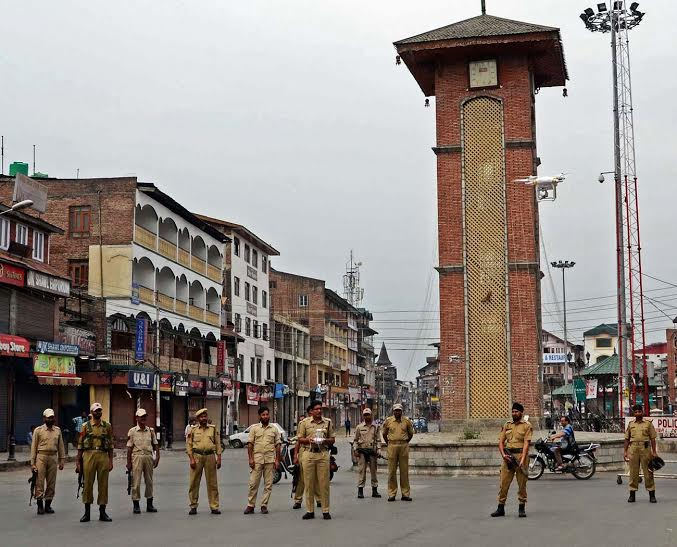
#> input picture images/ct1.jpg, 677 x 547 px
$ python imgCmp.py
#> lines starting #> are read from the running program, lines starting #| are printed output that depends on the picture; long printed decimals are rounded
import cv2
import numpy as np

print("Exec Started")
originalImage = cv2.imread("images/ct1.jpg")
#> originalImage is the input picture: shape (547, 677, 3); mean B, G, R 135, 140.2, 147.7
imageToCompare = cv2.imread("images/ct1_bluInverted.jpg")
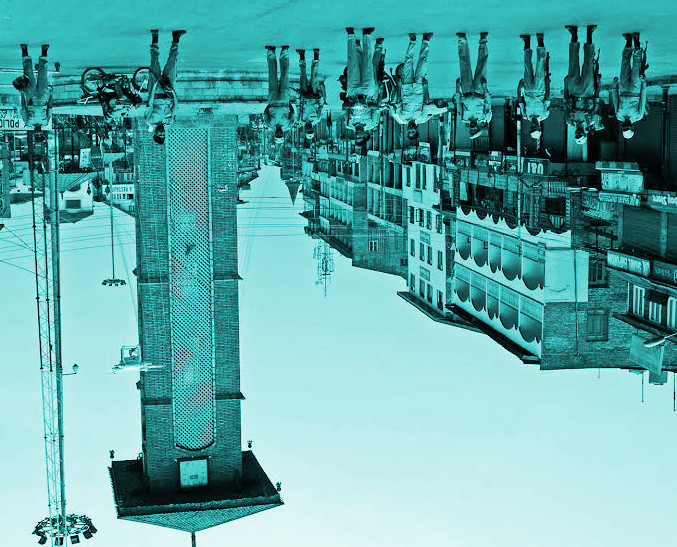
#> input picture images/ct1_bluInverted.jpg, 677 x 547 px
#> imageToCompare is the input picture: shape (547, 677, 3); mean B, G, R 171.2, 171.4, 97.1

# [6 lines of commented-out code are left out]

if originalImage.shape == imageToCompare.shape:
    print("Same shape and channel")
# [4 lines of commented-out code are left out]

sift = cv2.SIFT.create()
kp_1,desc_1=sift.detectAndCompute(originalImage,None)
#> kp_1 = 2627 keypoints; strongest (x, y, size): (427, 101, 2.5), (565, 90, 2.6), (49, 412, 5.8), (141, 412, 5.4)
kp_2, desc_2 = sift.detectAndCompute(imageToCompare, None)
#> kp_2 = 2662 keypoints; strongest (x, y, size): (249, 446, 2.4), (628, 134, 5.9), (112, 456, 2.5), (536, 135, 5.4)

index_params = dict(algorithm=0, trees=5)
search_params = dict()
flann = cv2.FlannBasedMatcher(index_params, search_params)
matches = flann.knnMatch(desc_1, desc_2, k=2)
#> matches = 2627 matches
good_points = []
ratio = 0.6
for m, n in matches:
    if m.distance < ratio*n.distance:
        good_points.append(m)
#> after the loop, good_points = 1845 matches
result = cv2.drawMatches(
    originalImage, kp_1, imageToCompare, kp_2, good_points, None)
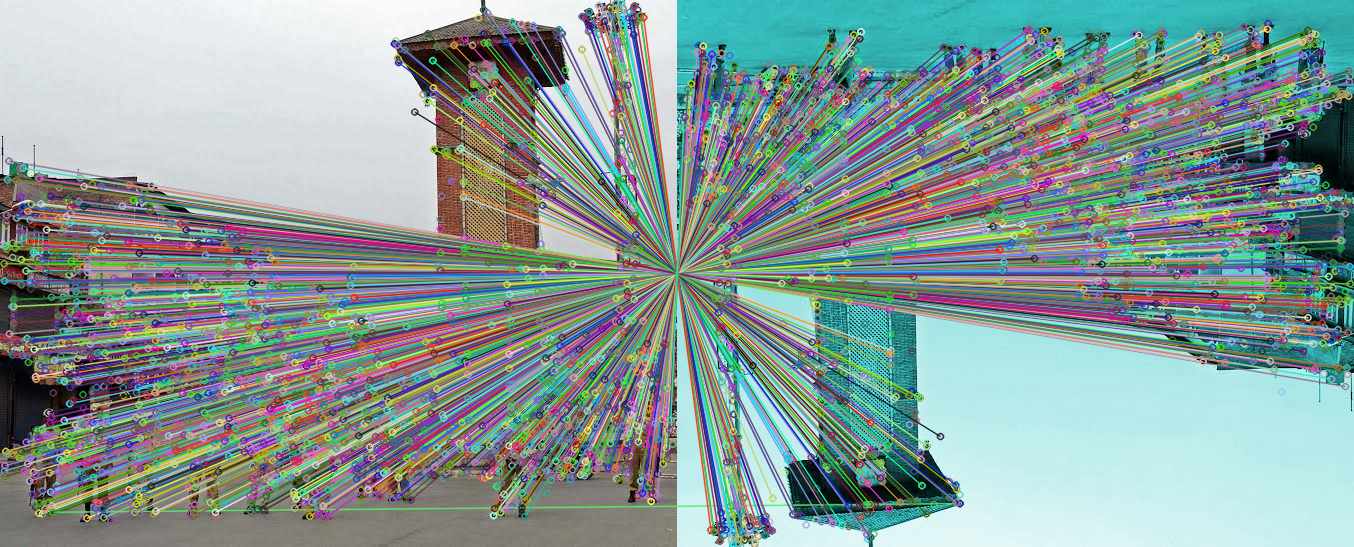
#> result: shape (547, 1354, 3); mean B, G, R 152.2, 155.1, 136

# Define how similar they are
number_keypoints = 0
if len(kp_1) <= len(kp_2):
    number_keypoints = len(kp_1)
#> number_keypoints = 2627
else:
    number_keypoints = len(kp_2)
print("Keypoints originalImagee: " + str(len(kp_1)))
#| Keypoints originalImagee: 2627
print("Keypoints imageToCompare: " + str(len(kp_2)))
#| Keypoints imageToCompare: 2662

print("No. of Matches:", len(good_points))
#| No. of Matches: 1845
print("Match percentage: ", len(good_points) / number_keypoints * 100, "%")
#| Match percentage:  70.232 %

cv2.imshow("Image", result)
cv2.waitKey(0)
cv2.destroyAllWindows()
